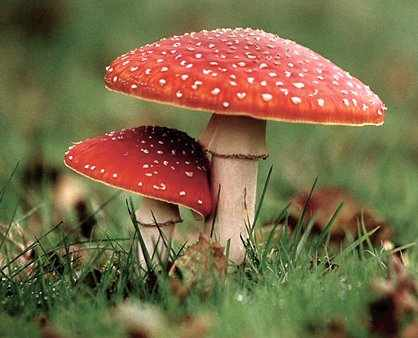
%> input picture images/mushroom.jpg, 418 x 338 px
$ octave Lab_clustering.m   (GNU Octave 9; MATLAB toolbox functions it lacks are replaced by stand-ins)
%> lines starting %> are read from the running program, lines starting %| are printed output that depends on the picture
% Method adapted from MathWorks
close all;
clc;
%run using matlab /r "img=imagename;n_col=number;clustering"
img = imread('.\images\mushroom.jpg');
%> img is the input picture: size 338x418x3 uint8; mean R, G, B 122.2, 106.9, 72
%imshow(img);
cform = makecform('srgb2lab');
lab_img = applycform(img,cform);
%> lab_img: size 338x418x3 uint8; mean of channels 1, 2, 3 118.4, 129.9, 151.1
figure, imshow(lab_img);
%using kmeans algorithm for clustering annd the 'a' and 'b' channels from
%Lab image
ab = double(lab_img(:,:,2:3)); %matrix of all pixels in the image with values for a and b only
nrows = size(ab,1); %image height
%> nrows = 338
ncols = size(ab,2); %image width
%> ncols = 418
ab = reshape(ab,nrows*ncols,2); %matrix of pixels; if image has size m*n, then nrows = m*n and ncol = 2 (chanels a and b)
n_col = 3; %number of colors is equal to the number of centroids for kmenas; depends of image

rep = 5;
%repeat the clustering 'rep' times to avoid local minima
[cluster_idx, cluster_center] = kmeans(ab,n_col,'distance','sqEuclidean','Replicates',rep);
%> cluster_center = [116.5 150.8; 176.1 160.9; 137.6 146.1]
%labeling the pixels by clusters
pixel_labels = reshape(cluster_idx,nrows,ncols);
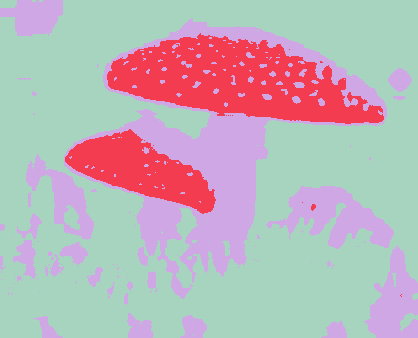
%> pixel_labels: size 338x418 double; 3 distinct labels, from 1 to 3; one colour per label, 0 black
figure, imshow(pixel_labels,[]), title('image labeled by cluster index, repetitions = '+rep);

%separate image segments (by color)
segmented_images = cell(1,n_col); % returns a cell array of empty matrices to be filled with image segments
rgb_label = repmat(pixel_labels,[1 1 n_col]);
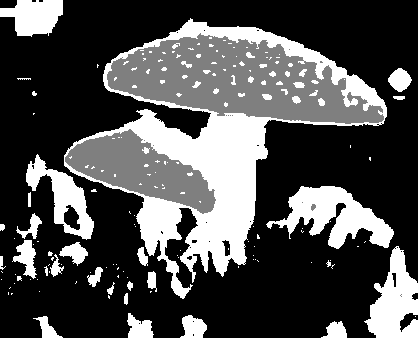
%> rgb_label: size 338x418x3 double; min 1, max 3, mean 1.61; drawn with min black and max white

for k = 1:n_col
    color = img;
    color(rgb_label ~= k) = 0;
    segmented_images{k} = color;
end
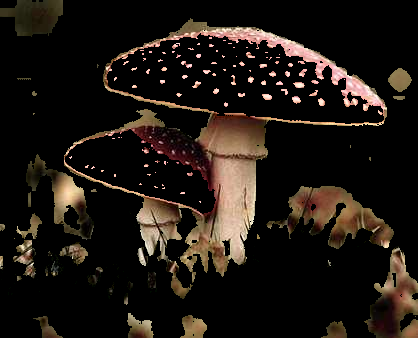
%> color: size 338x418x3 uint8; mean R, G, B 30.8, 23.9, 18.4
%> after the loop, segmented_images = 3 items

for k = 1:size(segmented_images,2)
    figure, imshow(segmented_images{k}), title('objects in cluster '+k);
end
%> this loop made 3 passes
%> pass 2, `imshow(segmented_images{k})`:
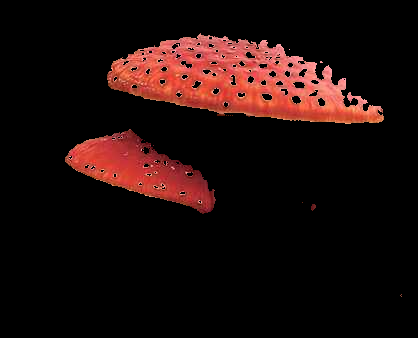
%> displayed picture: size 338x418x3, on the screen's scale of 0 to 255; mean R, G, B 29.5, 12.2, 10.5
mean_cluster_value = mean(cluster_center,2);
%> mean_cluster_value = [133.7; 168.5; 141.8]

im1 = mean2(segmented_images{1});
%> im1 = 58.6
im2 = mean2(segmented_images{2});
%> im2 = 17.37
im3 = mean2(segmented_images{3});
%> im3 = 24.38

%im = cat(3,im1,im2,im3);
%figure, imshow(im);
%detect light and dark shades of the same color using 'L' channel
L = lab_img(:,:,1); %intensity layer
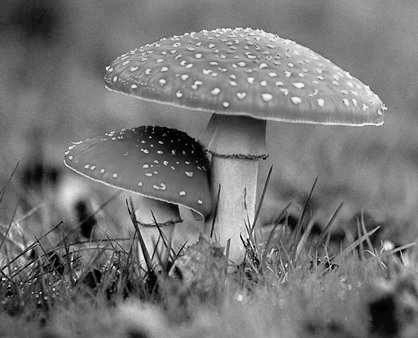
%> L: size 338x418 uint8; min 0, max 254, mean 118.4
%figure, imshow(L,[]);

h=imhist(L);
%> h = 256 values, max 2428 at index 128, min 0 at index 256, mean 551.9
level1 = multithresh(L,n_col-1);
%> level1 = [89 147]
seg1 = imquantize(L,level1);
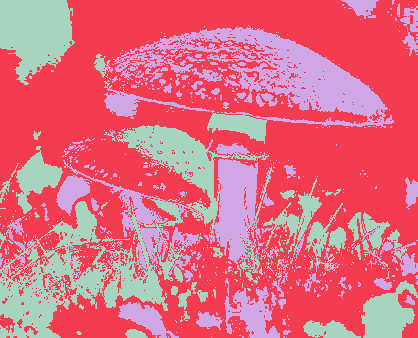
%> seg1: size 338x418 double; 3 distinct labels, from 1 to 3; one colour per label, 0 black
RGB1 = label2rgb(seg1)
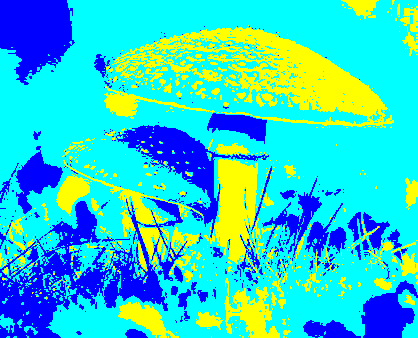
%> RGB1: size 338x418x3 uint8; mean R, G, B 47, 204.7, 208
figure, imshow(RGB1,[]);

$ run again, with images/road.jpg copied over images/mushroom.jpg
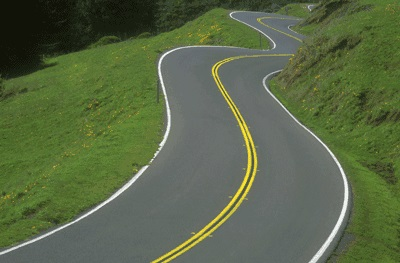
%> input picture images/road.jpg, 400 x 263 px
%> img is the input picture: size 263x400x3 uint8; mean R, G, B 89.5, 103.4, 70.5
%> lab_img: size 263x400x3 uint8; mean of channels 1, 2, 3 106.2, 118.2, 144.3
%> cluster_center = [124.4 130.3; 110.8 160; 118.4 147.2]
%> pixel_labels: size 263x400 double; 3 distinct labels, from 1 to 3
%> after the loop `for k = 1:n_col`:
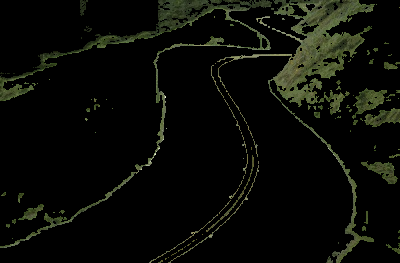
%> color: size 263x400x3 uint8; mean R, G, B 10.1, 11.5, 6.9
%> after the loop `for k = 1:n_col`: segmented_images = 3 items
%> the loop `for k = 1:size(segmented_images,2)` made 3 passes
%> mean_cluster_value = [127.4; 135.4; 132.8]
%> im1 = 44.77
%> im2 = 33.56
%> im3 = 9.5
%> h = 256 values, max 6558 at index 115, min 0 at index 1, mean 410.9
%> level1 = [73 159]
%> seg1: size 263x400 double; 3 distinct labels, from 1 to 3
%> `RGB1 = label2rgb(seg1)`:
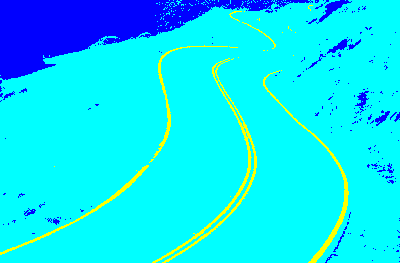
%> RGB1: size 263x400x3 uint8; mean R, G, B 7.4, 226.7, 247.6

$ run again, with images/road2.jpg copied over images/mushroom.jpg
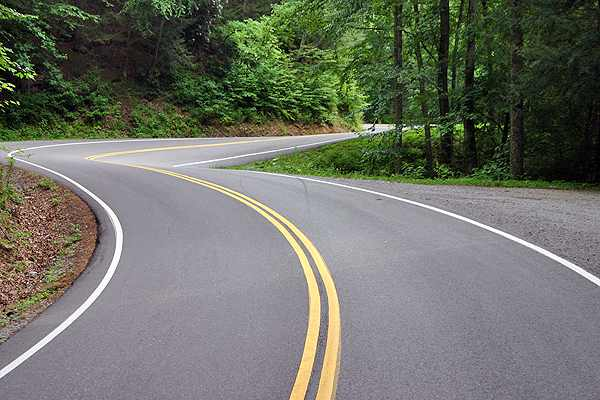
%> input picture images/road2.jpg, 600 x 400 px
%> img is the input picture: size 400x600x3 uint8; mean R, G, B 110.3, 113.2, 103.3
%> lab_img: size 400x600x3 uint8; mean of channels 1, 2, 3 118.4, 125.5, 133.2
%> cluster_center = [130.2 123.8; 124.3 138.7; 111.5 155.8]
%> pixel_labels: size 400x600 double; 3 distinct labels, from 1 to 3
%> after the loop `for k = 1:n_col`:
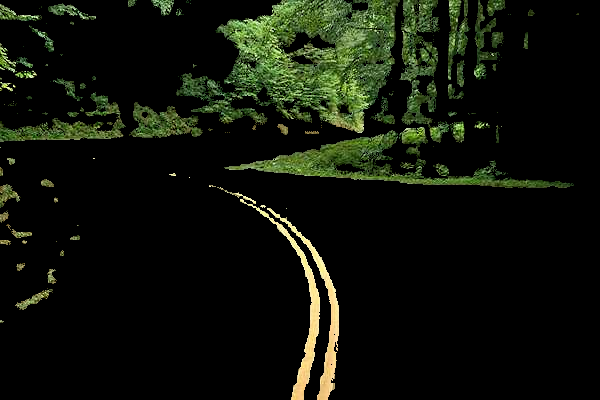
%> color: size 400x600x3 uint8; mean R, G, B 15.5, 19.5, 9.9
%> after the loop `for k = 1:n_col`: segmented_images = 3 items
%> the loop `for k = 1:size(segmented_images,2)` made 3 passes
%> mean_cluster_value = [127; 131.5; 133.6]
%> im1 = 76.57
%> im2 = 17.36
%> im3 = 15
%> h = 256 values, max 4906 at index 158, min 37 at index 256, mean 937.5
%> level1 = [94 172]
%> seg1: size 400x600 double; 3 distinct labels, from 1 to 3
%> `RGB1 = label2rgb(seg1)`:
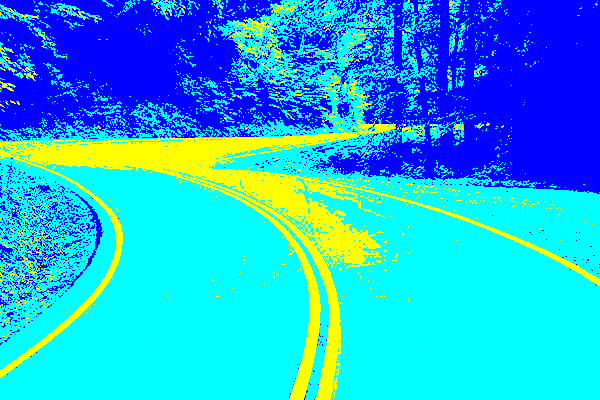
%> RGB1: size 400x600x3 uint8; mean R, G, B 27.4, 173.9, 227.6

$ run again, with images/road3.jpg copied over images/mushroom.jpg
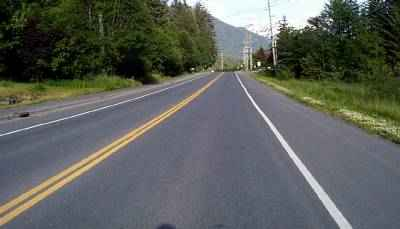
%> input picture images/road3.jpg, 400 x 229 px
%> img is the input picture: size 229x400x3 uint8; mean R, G, B 92.6, 96.5, 91.4
%> lab_img: size 229x400x3 uint8; mean of channels 1, 2, 3 101.5, 126, 130.4
%> cluster_center = [128.5 121.4; 123.6 137.3; 120.1 152.5]
%> pixel_labels: size 229x400 double; 3 distinct labels, from 1 to 3
%> after the loop `for k = 1:n_col`: segmented_images = 3 items
%> the loop `for k = 1:size(segmented_images,2)` made 3 passes
%> mean_cluster_value = [124.9; 130.4; 136.3]
%> im1 = 67.98
%> im2 = 12.28
%> im3 = 13.25
%> h = 256 values, max 3325 at index 115, min 23 at index 256, mean 357.8
%> level1 = [74 164]
%> seg1: size 229x400 double; 3 distinct labels, from 1 to 3
%> `RGB1 = label2rgb(seg1)`:
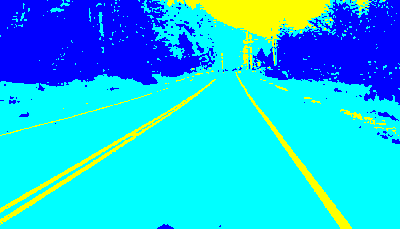
%> RGB1: size 229x400x3 uint8; mean R, G, B 19.6, 191.1, 235.4
